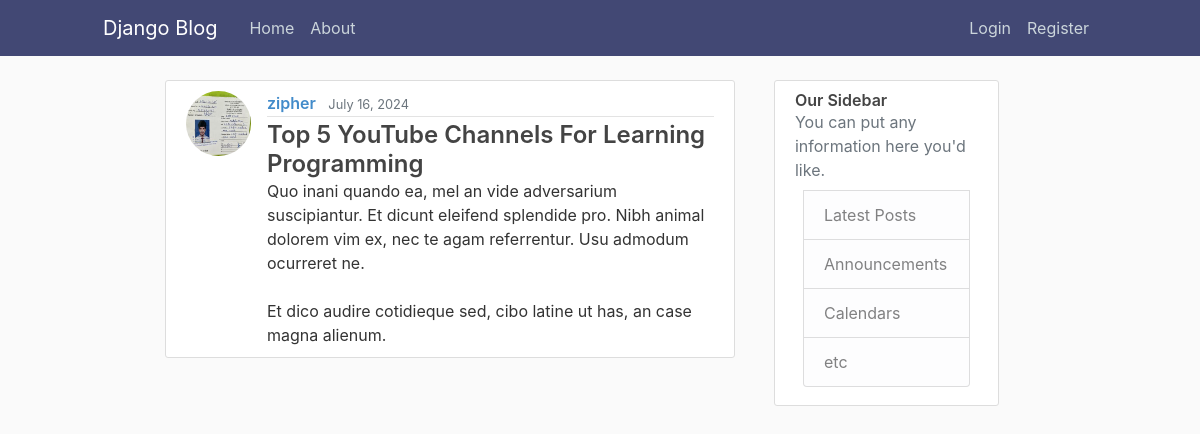
The page /post/30/ on the database its author committed.
### blog/models.py (models this page shows, shortened)
class Post(models.Model):
    title = models.CharField(max_length=100)
    content = models.TextField()
    date_posted = models.DateTimeField(default=timezone.now)
    author = models.ForeignKey(User, on_delete=models.CASCADE)

### users/models.py (models this page shows, shortened)
class Profile(models.Model):
    user = models.OneToOneField(User, on_delete=models.CASCADE)
    image = models.ImageField(default='default.jpg', upload_to='profile_pics')

### blog/views.py (the view)
# urls.py: path('post/<int:pk>/', PostDetailView.as_view(), name='post-detail'),
class PostDetailView(DetailView):
    model = Post

### blog/templates/blog/post_detail.html (shortened to what this page needs)
{% extends "blog/base.html" %}
{% block content %}
        <article class="media content-section">
          <img class= "rounded-circle article-img"  src= "{{ object.author.profile.image.url }}">
          <div class="media-body">
            <div class="article-metadata">
              <a class="mr-2 font-semibold " href="profile/">{{ object.author }}</a>
              <small class="text-muted fa-align-right">{{ object.date_posted|date:"F d, Y" }}</small>
            </div>
            <h2><a class="article-title font-semibold text-2xl" href="#">{{ object.title }}</a></h2>
            <p class="article-content">{{ object.content }}</p>
          </div>
        </article>
{% endblock content %}

### blog/static/blog/main.css (style rules this page uses)
body { background: #fafafa; color: #333333; margin-top: 5rem; }
h1, h2, h3, h4, h5, h6 { color: #444444; }
.content-section { background: #ffffff; padding: 10px 20px; border: 1px solid #dddddd; border-radius: 3px; margin-bottom: 20px; }
.article-title { color: #444444; }
.article-content { white-space: pre-line; }
.article-img { height: 65px; width: 65px; margin-right: 16px; }
.article-metadata { padding-bottom: 1px; margin-bottom: 4px; border-bottom: 1px solid #e3e3e3; color: #428bca; }

### rows shown on the page
Post: author.profile.image (picture), author "zipher", date_posted "July 16, 2024", title "Top 5 YouTube Channels For Learning Programming", content "Quo inani quando ea, mel an vide adversarium suscipiantur. Et dicunt eleifend splendide pro. Nibh animal dolorem vim ex, nec te agam referrentur. Usu admodum ocurreret ne. Et dico audire cotidieque sed, cibo latine ut has, an case magna alienum."
